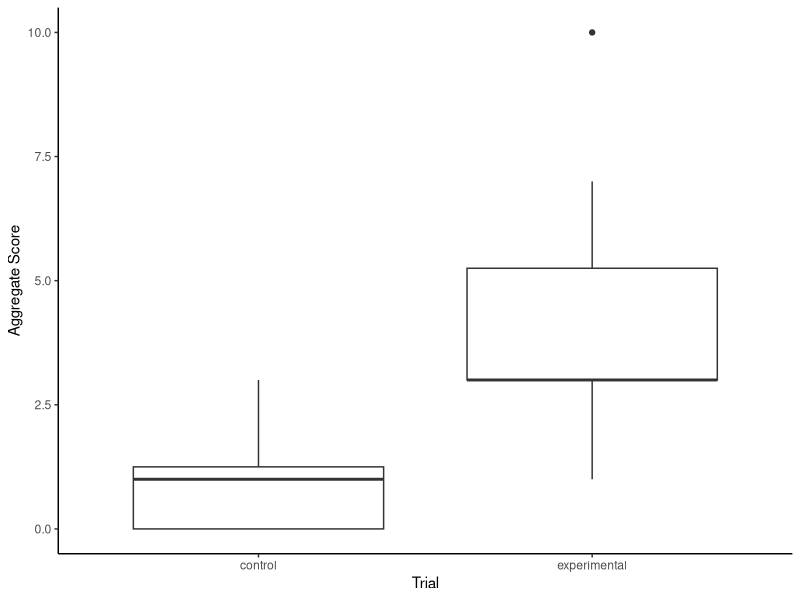

The R source for this figure:
## ---- chunk 1
library(ggplot2)
birds <- read.csv("birds_scores.csv")
ggplot(birds, aes(x = Trial, y = aggregate_score)) +
  geom_boxplot() +
  labs(x = "Trial",
       y = "Aggregate Score") +
  theme_classic() +
  theme(legend.position = "none")
